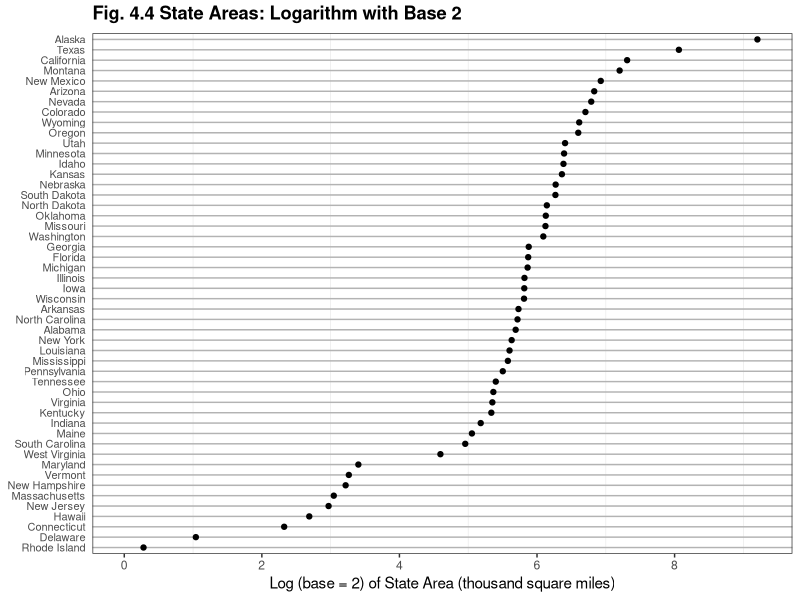
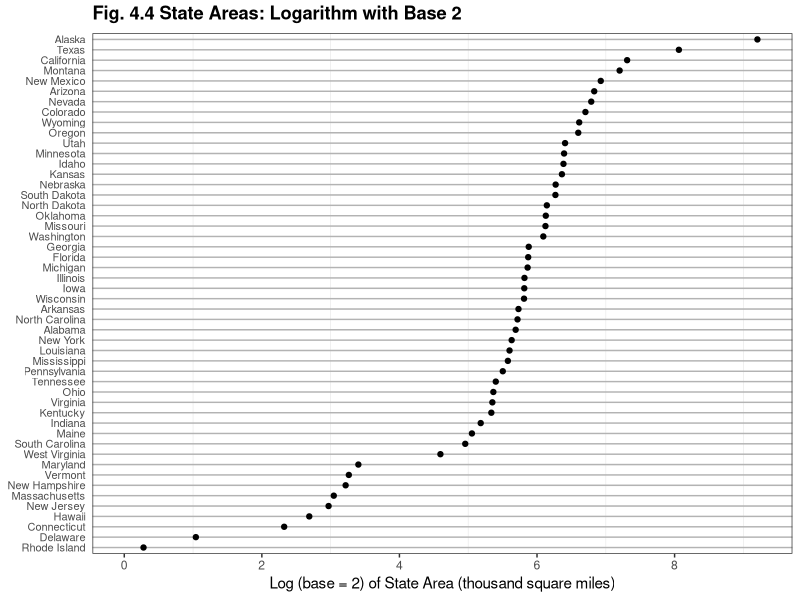

Write R code to recreate these figures, in order.
library(ggplot2)

this_base <- "fig04-04_state-areas-logarithm-with-base-2"

my_data <- data.frame(
  state_name = state.name,
  state_area = state.area,
  state_area_scaled = state.area / 1000)

p <- ggplot(my_data, aes(x = log2(state_area_scaled), 
                      y = reorder(state_name, state_area_scaled))) +
  geom_point() + 
  scale_x_continuous(breaks = seq(0, 8, 2), limits = c(0, 9.25)) +
  labs(x = "Log (base = 2) of State Area (thousand square miles)", y = NULL) +
  ggtitle("Fig. 4.4 State Areas: Logarithm with Base 2") +
  theme_bw() + 
  theme(panel.grid.major.x = element_blank(),
        panel.grid.major.y = element_line(colour = "grey70"),
        plot.title = element_text(face = "bold", vjust = 1.5),
        axis.ticks.y = element_blank(),
        axis.text.y = element_text(size = rel(0.9)))

p

ggsave(paste0(this_base, ".png"), 
       p, width = 6, height = 6)
